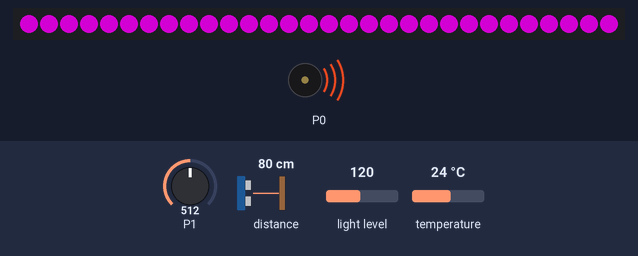
The program below on a simulated BBC micro:bit (MakeCode). Parts: 30 RGB LEDs in strip order, left to right, buzzer (waves = sounding). The inputs (shaded band) are chosen by the test bench; at power-on: distance to the obstacle 80 cm, P1 = 512, light level 120, temperature 24 °C (analog values on the 0–1023 scale). Dim RGB values are drawn brighter than linear.

Above: at 2.0 s.
2.1 s: distance to the obstacle set to 10 cm
At 3.37 s:
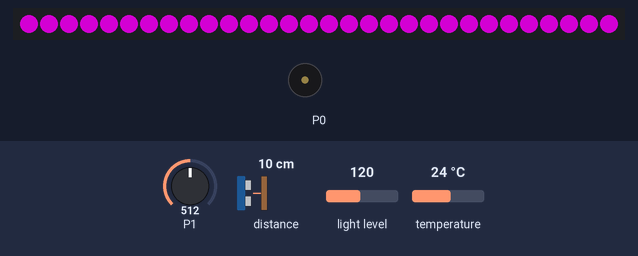
5.5 s: distance to the obstacle set to 7 cm
At 6.3 s:
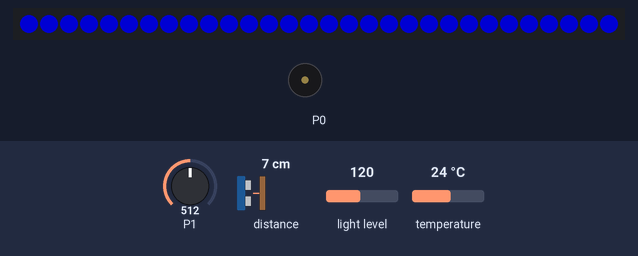
8.3 s: P1 set to 314
11.1 s: P1 set to 293
At 12.6 s:
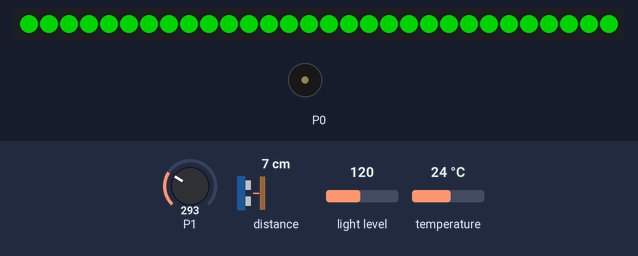
13.9 s: P1 set to 136
16.7 s: P1 set to 115
At 17.7 s:
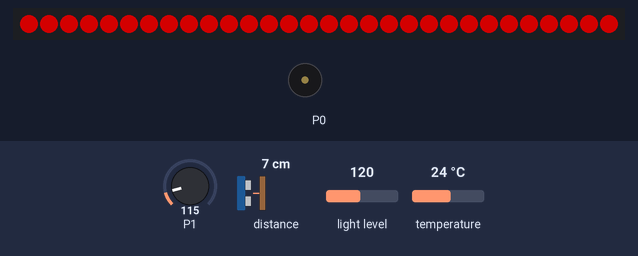
Timing chart, 0 to 19.7 s (numbered marks = the images above; inputs shaded):
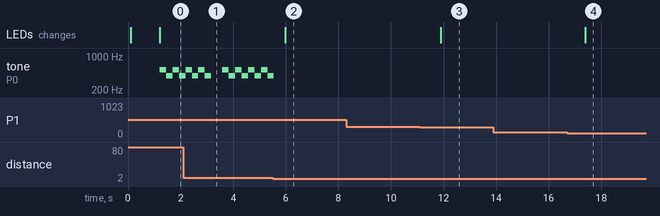

The program:

main.ts
```typescript
wappsto.onStringEvent(16, function (receivedString) {
    if (receivedString == "on") {
        pins.digitalWritePin(DigitalPin.P0, 1)
    } else {
        pins.digitalWritePin(DigitalPin.P0, 0)
    }
    basic.showString("" + (receivedString))
})
let distancia_aigua = 0
let humitatTerra = pins.analogReadPin(AnalogReadWritePin.P1)
let strip = neopixel.create(DigitalPin.P16, 30, NeoPixelMode.RGB)
strip.showColor(neopixel.colors(NeoPixelColors.White))
wappsto.configureWifi("iPhone Higini", "Enginyer11")
wappsto.configureName("Cuidem les plantes")
wappsto.configureValue(1, "Temperatura", WappstoValueTemplate.Temperature)
wappsto.configureValue(2, "Humitat Terra", WappstoValueTemplate.Number)
wappsto.configureValue(3, "Distància a l'aigua", WappstoValueTemplate.Number)
wappsto.configureValue(4, "Llum", WappstoValueTemplate.Light)
// per enviar missatges a la wappstobit
wappsto.configureStringValue(16, "Text", "Missatge")
basic.forever(function () {
    distancia_aigua = sonar.ping(
    DigitalPin.P12,
    DigitalPin.P13,
    PingUnit.Centimeters
    )
    humitatTerra = pins.analogReadPin(AnalogReadWritePin.P1)
    wappsto.sendNumberToWappsto(input.temperature(), 1, WappstoTransmit.ASAP)
    wappsto.sendNumberToWappsto(humitatTerra, 2, WappstoTransmit.ASAP)
    wappsto.sendNumberToWappsto(distancia_aigua, 3, WappstoTransmit.ASAP)
    wappsto.sendNumberToWappsto(input.lightLevel(), 4, WappstoTransmit.ASAP)
    if (humitatTerra >= 130 && humitatTerra <= 300) {
        strip.showColor(neopixel.colors(NeoPixelColors.Green))
        pins.digitalWritePin(DigitalPin.P0, 0)
    } else if (humitatTerra < 130) {
        strip.showColor(neopixel.colors(NeoPixelColors.Red))
        pins.digitalWritePin(DigitalPin.P0, 1)
    } else {
        strip.showColor(neopixel.colors(NeoPixelColors.Blue))
        pins.digitalWritePin(DigitalPin.P0, 0)
    }
    if (distancia_aigua > 8) {
        strip.showColor(neopixel.colors(NeoPixelColors.Purple))
        music.play(music.stringPlayable("C5 G C5 G C5 G C5 G ", 250), music.PlaybackMode.UntilDone)
    }
})
```

test.ts
```typescript
// les proves van aquí; això no es compilarà quan aquest paquet s'usi com a extensió.
```

Measured:
- the behaviour switches between 9 and 8 cm on distance to the obstacle (found by bisection; images 1 and 2)
- the behaviour switches between 301 and 300 on P1 (found by bisection; images 2 and 3)
- the behaviour switches between 130 and 129 on P1 (found by bisection; images 3 and 4)
- after the input at 5.5 s, tone on P0: goes on until 5.5 s, then stays silent; the LEDs: change after 0.48 s (image 2)
- after the input at 8.3 s, every drawn part: stays the same
- after the input at 11.1 s, the LEDs: change after 0.79 s (image 3)
- after the input at 13.9 s, every drawn part: stays the same
- after the input at 16.7 s, the LEDs: change after 0.69 s (image 4)
- by itself, tone on P0: plays 523 Hz for 0.25 s, 392 Hz for 0.25 s, 523 Hz for 0.25 s, 392 Hz for 0.24 s, 523 Hz for 0.25 s, 392 Hz for 0.25 s … (12 notes in this stretch)
